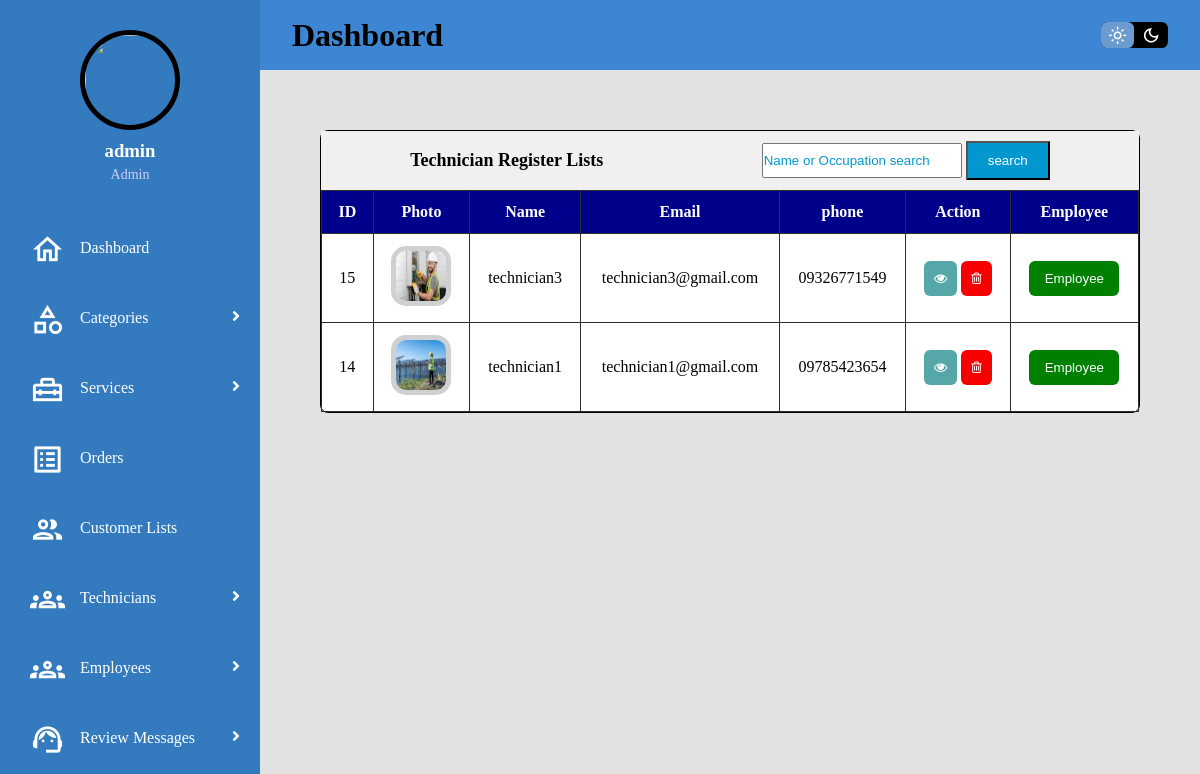
The page /ets/search_by3/ (signed in) on the database its author committed.
### ETS_app/models.py (models this page shows, shortened)
class Technician(models.Model):
    full_name = models.CharField(max_length=100)
    email = models.EmailField()
    phone = models.CharField(max_length=20)
    birth = models.DateField()
    gender = models.ForeignKey(Gender, on_delete=models.CASCADE, default=None)
    nrc = models.CharField(max_length=100)
    image = models.ImageField(default=None, blank=True)
    occupation = models.ForeignKey(Occupation, on_delete=models.CASCADE, default=None)
    qualification = models.TextField()
    password = models.CharField(max_length=30)
    status = models.BooleanField(default=False)
    create_at = models.DateTimeField(default=None)

### ETS_app/views.py (the view)
# urls.py: path('search_by3/',search_by3),
@permission_required('ETS_app.view_technician', login_url='m_login')
def search_by3(request):
    search = request.GET.get('search')
    if search:
        technician = Technician.objects.filter(
            Q(full_name__icontains=search) |
            Q(occupation__name__icontains=search),
            status=False
        )
        paginator = Paginator(technician, 4)
        page_number = request.GET.get('page')
        page_obj = paginator.get_page(page_number)
        return render(request, 'M_technician_register_lists.html', {'technician': page_obj})
    else:
        technician = Technician.objects.filter(status=False).order_by('-create_at')
        paginator = Paginator(technician, 4)
        page_number = request.GET.get('page')
        page_obj = paginator.get_page(page_number)
        return render(request, 'M_technician_register_lists.html', {'technician': page_obj})

### utils/context_processor.py (called while the page is built)
def customer(request):
    try:
        c_user = Customer.objects.get(email=request.user.email)
        return {'c_user':c_user}
    except Exception:
        return {'c_user':None}

def technician(request):
    try:
        t_user = Technician.objects.get(email=request.user.email)
        return {'t_user':t_user}
    except Exception:
        return {'t_user':None}

def main(request):
    try:
        m_user = Main.objects.get(email=request.user.email)
        return {'m_user':m_user}
    except Exception:
        return {'m_user':None}

### ETS_app/templates/M_technician_register_lists.html (shortened to what this page needs)
{% extends "M_base.html" %}
{% block body %}
{% load static %}
<div class="main">
    <div class="service-add-box-size">
        <div class="service-add-box">
            <div class="service-table-header">
                <p>Technician Register Lists</p>
                <form action="/ets/search_by3">
                    <input type="search" name="search" placeholder="Name or Occupation search" style="height:35px;width:200px;">
                    <button class="add-new" type="submit">search</button>
                </form>
            </div>
            <table class="service-table">
                {% if technician %}
                <thead>
                    <th>ID</th>
                    <th>Photo</th>
                    <th>Name</th>
                    <th>Email</th>
                    <th>phone</th>
                    <th>Action</th>
                    <th>Employee</th>
                </thead>
                {% for i in technician %}
                <tbody>
                    <tr>
                        <td data-label="ID">{{i.id}}</td>
                        <td data-label="Photo">
                            {% if i.image %}
                            <img src={{i.image.url}} style="height: 60px;width: 60px;border-radius: 15px;border: 5px solid #ced0d2;" />
                            {% endif %}
                        </td>
                        <td data-label="Name">{{i.full_name}}</td>
                        <td data-label="Email">{{i.email}}</td>
                        <td data-label="Phone">{{i.phone}}</td>
                        <td data-label="Action">
                            <a href="/ets/m_technician/detail/{{i.id}}"><button style="background-color:rgb(86, 168, 168)" ><i class="fa fa-eye"></i></button></a>
                            <a href="/ets/m_technician/register/delete/{{i.email}}" onclick="return confirm('Are you sure?');"><button style="background-color:#f80000;"><i class="fa fa-trash-o"></i></button></a>
                        </td>
                        <td data-label="Employee">
                            <a href="/ets/m_technician/employee/{{i.id}}/" onclick="return confirm('Are you sure?');"><button style="background-color:green;width:90px;">Employee</button></a>
                        </td>
                    </tr>
                </tbody>
                {% endfor %}
                {% else %}
                <font align="center">
                    <h3>Nothing to show!</h3>
                </font>
                {% endif %}
            </table>
        </div>
        </div>
    </div>
</div>
{% endblock %}

### templates/M_sidebar.html (shortened to what this page needs)
{% load static %}
<!DOCTYPE html>
<html>
    <body>
        <div id="sidebar">
            <div class="profile">
                {% if m_user %}
                    {% if m_user.image %}
                    <img src="{{m_user.image.url}}">
                    {% endif %}
                    <h3>{{m_user.name}}</h3>
                    <p>{{m_user.occupation.name}}</p>
                {% else %}
                    <img src="{% static 'images/admin.png'%}">
                    <h3>{{user.username}}</h3>
                    <p>Admin</p>
                {% endif %}
            </div>
            <div class="menu">
                {% if user.is_superuser%}
                <div class="item"><a href="/ets/m_dashboard"><span class="material-icons-outlined">home</span>Dashboard</a></div>
                <div class="item-dropdown" ><a class="sub-btn"><span class="material-icons-outlined">category</span>Categories
                    <i class="fas fa-angle-right dropdown"></i>
                    </a>
                </div>
                <div class="item-dropdown" ><a class="sub-btn"><span class="material-icons-outlined">home_repair_service</span>Services
                    <i class="fas fa-angle-right dropdown"></i>
                    </a>
                </div>
                <div class="item"><a href="/ets/m_order/list"><span class="material-icons-outlined">list_alt</span>Orders</a></div>
                <div class="item"><a href="/ets/m_customer/list"><span class="material-icons-outlined">people</span>Customer Lists</a></div>
                <div class="item-dropdown" ><a class="sub-btn"><span class="material-icons-outlined">groups</span>Technicians
                    <i class="fas fa-angle-right dropdown"></i>
                    </a>
                </div>
                <div class="item-dropdown" ><a class="sub-btn"><span class="material-icons-outlined">groups</span>Employees
                    <i class="fas fa-angle-right dropdown"></i>
                    </a>
                </div>
                <div class="item-dropdown" ><a class="sub-btn"><span class="material-icons-outlined">support_agent</span>Review Messages
                    <i class="fas fa-angle-right dropdown"></i>
                    </a>
                </div>
                {% endif %}
            </div>
        </div>
    </body>
</html>

### static/css/M_dashboard.css (style rules this page uses)
* { margin: 0; padding: 0; box-sizing:border-box; }
.material-icons-outlined { vertical-align: middle; line-height: 1px; font-size: 35px; }
:root { --color-primary: #6C9BCF; --color-text: black; --color-grid-background: #e2e2e2; --color-nav-background: #3d86d4; --color-side-background: #337abe; --color-main-background: white; --color-menu-background: #5889b7; --color-table-header:rgba(240,240,240); }
#sidebar { grid-area: side; height: 100%; background: var(--color-side-background); overflow-y: auto; transition: all 0.5s; -webkit-transition: all 0.5s; color: var(--color-text); }
#sidebar .menu { width: 100%; margin-top: 30px; }
#sidebar .menu .item, #sidebar .menu .item-dropdown { position: relative; cursor: pointer; }
.item a, .item-dropdown a { color: #fff; font-size: 16px; text-decoration: none; display: block; padding: 5px 30px; line-height: 60px; }
.item span, .item-dropdown span { margin-right: 15px; }
#sidebar .menu .item-dropdown .sub-btn .dropdown { position: absolute; right: 0; margin: 20px; transition: 0.3s ease; }
.profile { margin-top: 30px; margin-bottom: 15px; text-align: center; }
.profile img { display: block; width: 100px; height: 100px; border-radius: 50%; margin: 0 auto; border: 5px solid var(--color-text); }
.profile h3 { color: #ffffff; margin: 10px 0 5px; }
.profile p { color: rgba(206, 204, 253); font-size: 14px; }
.main { grid-area: main; overflow-y: auto; background: var(--color-grid-background); padding: 20px 20px; color: var(--color-text); }
.service-add-box-size { padding:2.5rem 2.5rem 0 2.5rem; display:flex; justify-content:center; }
.service-add-box { width:100%; border:1px solid var(--color-text); border-radius:0.5rem; background:var(--color-main-background); }
.service-table { width:100%; border-collapse:collapse; }
.service-table-header { display:flex; justify-content:space-around; align-items:center; padding:10px; background-color:var(--color-table-header); }
.service-table-header > p { color:var(--color-text); font-size:large; font-weight:bold; }
.add-new { padding:10px 20px; color:#ffffff; background-color:#0298cf; }
.service-table > tbody > tr > td > a > button { outline:none; border:none; cursor:pointer; border-radius:6px; padding:10px; color:#ffffff; }
.service-table th { background-color:darkblue; color:#ffffff; }
th ,td { border:1px solid rgb(46, 44, 44); padding:12px 15px; text-align: center; color:var(--color-text); font-size:16px; }
::placeholder { color:#0298cf; }

### rows shown on the page
Technician: id "15", image (picture), full_name "technician3", email "technician3@gmail.com", phone "09326771549"
Technician: id "14", image (picture), full_name "technician1", email "technician1@gmail.com", phone "09785423654"

### other values the page prints
{{ user.username }} "admin"
